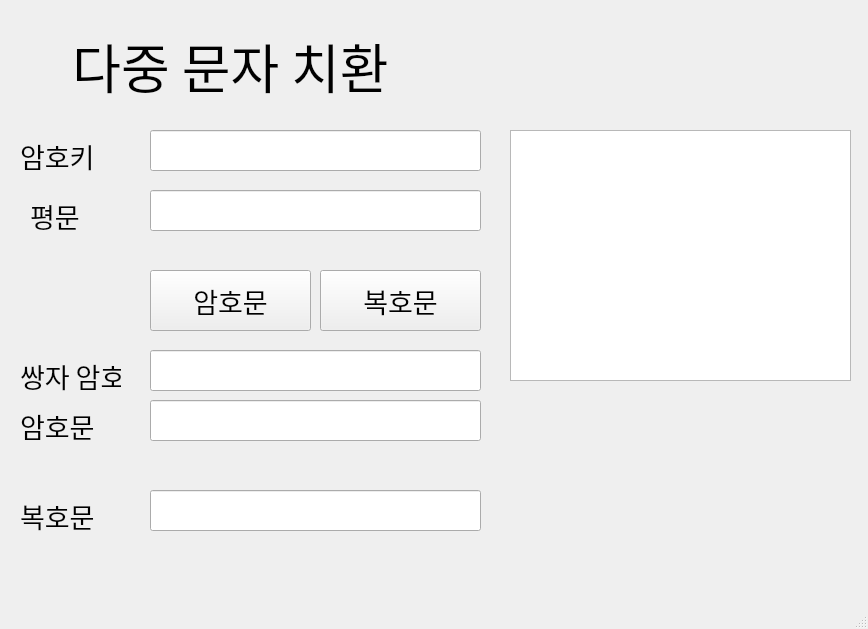
<?xml version="1.0" encoding="UTF-8"?>
<ui version="4.0">
 <class>mainWindow</class>
 <widget class="QMainWindow" name="mainWindow">
  <property name="geometry">
   <rect>
    <x>0</x>
    <y>0</y>
    <width>868</width>
    <height>629</height>
   </rect>
  </property>
  <property name="windowTitle">
   <string>MainWindow</string>
  </property>
  <widget class="QWidget" name="centralwidget">
   <widget class="QLineEdit" name="key_edit">
    <property name="geometry">
     <rect>
      <x>150</x>
      <y>130</y>
      <width>331</width>
      <height>41</height>
     </rect>
    </property>
    <property name="text">
     <string/>
    </property>
   </widget>
   <widget class="QLineEdit" name="multiple_cipher_edit">
    <property name="geometry">
     <rect>
      <x>150</x>
      <y>350</y>
      <width>331</width>
      <height>41</height>
     </rect>
    </property>
    <property name="text">
     <string/>
    </property>
   </widget>
   <widget class="QLabel" name="plainlbl">
    <property name="geometry">
     <rect>
      <x>30</x>
      <y>200</y>
      <width>51</width>
      <height>31</height>
     </rect>
    </property>
    <property name="font">
     <font>
      <family>배달의민족 주아</family>
      <pointsize>20</pointsize>
     </font>
    </property>
    <property name="text">
     <string>평문</string>
    </property>
   </widget>
   <widget class="QLineEdit" name="decrypt_edit">
    <property name="geometry">
     <rect>
      <x>150</x>
      <y>490</y>
      <width>331</width>
      <height>41</height>
     </rect>
    </property>
    <property name="text">
     <string/>
    </property>
   </widget>
   <widget class="QPushButton" name="decryptBtn">
    <property name="geometry">
     <rect>
      <x>320</x>
      <y>270</y>
      <width>161</width>
      <height>61</height>
     </rect>
    </property>
    <property name="font">
     <font>
      <family>배달의민족 주아</family>
      <pointsize>20</pointsize>
     </font>
    </property>
    <property name="text">
     <string>복호문</string>
    </property>
   </widget>
   <widget class="QLineEdit" name="plain_edit">
    <property name="geometry">
     <rect>
      <x>150</x>
      <y>190</y>
      <width>331</width>
      <height>41</height>
     </rect>
    </property>
    <property name="text">
     <string/>
    </property>
   </widget>
   <widget class="QLabel" name="title">
    <property name="geometry">
     <rect>
      <x>40</x>
      <y>20</y>
      <width>381</width>
      <height>91</height>
     </rect>
    </property>
    <property name="font">
     <font>
      <family>배달의민족 주아</family>
      <pointsize>40</pointsize>
     </font>
    </property>
    <property name="text">
     <string>다중 문자 치환</string>
    </property>
    <property name="alignment">
     <set>Qt::AlignCenter</set>
    </property>
   </widget>
   <widget class="QLabel" name="multiple_cipherlbl">
    <property name="geometry">
     <rect>
      <x>20</x>
      <y>360</y>
      <width>101</width>
      <height>31</height>
     </rect>
    </property>
    <property name="font">
     <font>
      <family>배달의민족 주아</family>
      <pointsize>20</pointsize>
     </font>
    </property>
    <property name="text">
     <string>쌍자 암호</string>
    </property>
   </widget>
   <widget class="QLabel" name="keylbl">
    <property name="geometry">
     <rect>
      <x>20</x>
      <y>140</y>
      <width>91</width>
      <height>31</height>
     </rect>
    </property>
    <property name="font">
     <font>
      <family>배달의민족 주아</family>
      <pointsize>20</pointsize>
     </font>
    </property>
    <property name="text">
     <string>암호키</string>
    </property>
   </widget>
   <widget class="QLabel" name="decryptlbl">
    <property name="geometry">
     <rect>
      <x>20</x>
      <y>500</y>
      <width>81</width>
      <height>31</height>
     </rect>
    </property>
    <property name="font">
     <font>
      <family>배달의민족 주아</family>
      <pointsize>20</pointsize>
     </font>
    </property>
    <property name="text">
     <string>복호문</string>
    </property>
   </widget>
   <widget class="QPushButton" name="encryptBtn">
    <property name="geometry">
     <rect>
      <x>150</x>
      <y>270</y>
      <width>161</width>
      <height>61</height>
     </rect>
    </property>
    <property name="font">
     <font>
      <family>배달의민족 주아</family>
      <pointsize>20</pointsize>
     </font>
    </property>
    <property name="text">
     <string>암호문</string>
    </property>
   </widget>
   <widget class="QLineEdit" name="cipher_edit">
    <property name="geometry">
     <rect>
      <x>150</x>
      <y>400</y>
      <width>331</width>
      <height>41</height>
     </rect>
    </property>
    <property name="text">
     <string/>
    </property>
   </widget>
   <widget class="QLabel" name="cipherlbl">
    <property name="geometry">
     <rect>
      <x>20</x>
      <y>410</y>
      <width>101</width>
      <height>31</height>
     </rect>
    </property>
    <property name="font">
     <font>
      <family>배달의민족 주아</family>
      <pointsize>20</pointsize>
     </font>
    </property>
    <property name="text">
     <string>암호문</string>
    </property>
   </widget>
   <widget class="QTableWidget" name="tableWidget">
    <property name="geometry">
     <rect>
      <x>510</x>
      <y>130</y>
      <width>341</width>
      <height>251</height>
     </rect>
    </property>
   </widget>
  </widget>
  <widget class="QMenuBar" name="menubar">
   <property name="geometry">
    <rect>
     <x>0</x>
     <y>0</y>
     <width>868</width>
     <height>25</height>
    </rect>
   </property>
  </widget>
  <widget class="QStatusBar" name="statusbar"/>
 </widget>
 <resources/>
 <connections/>
</ui>
